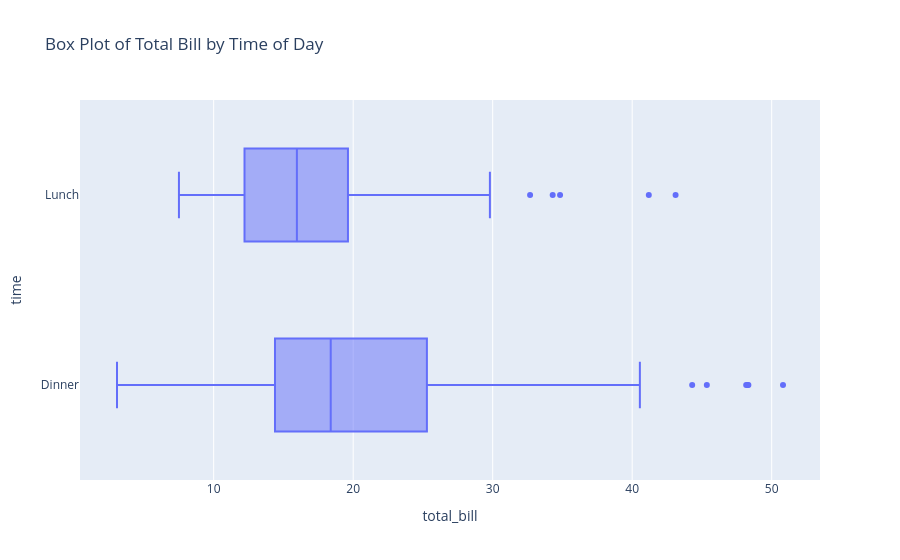

Here is the notebook cell this chart was saved with:
### Code cell
# Box plot for 'total_bill' with 'time' on the y-axis (swapping x and y axes)
px.box(tips, x='total_bill', y='time', title='Box Plot of Total Bill by Time of Day')

### Figure 1 — Plotly figure (JSON) as saved in the notebook; plotly's stock layout.template omitted (floating-point values rounded to 4 significant figures; data arrays with more than 128 entries replaced by an {"elided": "..."} marker saying what was removed)
{"data": [{"alignmentgroup": "True", "hovertemplate": "total_bill=%{x}<br>time=%{y}<extra></extra>", "legendgroup": "", "marker": {"color": "#636efa"}, "name": "", "notched": false, "offsetgroup": "", "orientation": "h", "showlegend": false, "type": "box", "x": {"elided": "244 float values"}, "x0": " ", "xaxis": "x", "y": {"elided": "244 str values"}, "y0": " ", "yaxis": "y"}], "layout": {"boxmode": "group", "legend": {"tracegroupgap": 0}, "title": {"text": "Box Plot of Total Bill by Time of Day"}, "xaxis": {"anchor": "y", "domain": [0, 1], "title": {"text": "total_bill"}}, "yaxis": {"anchor": "x", "domain": [0, 1], "title": {"text": "time"}}}}
